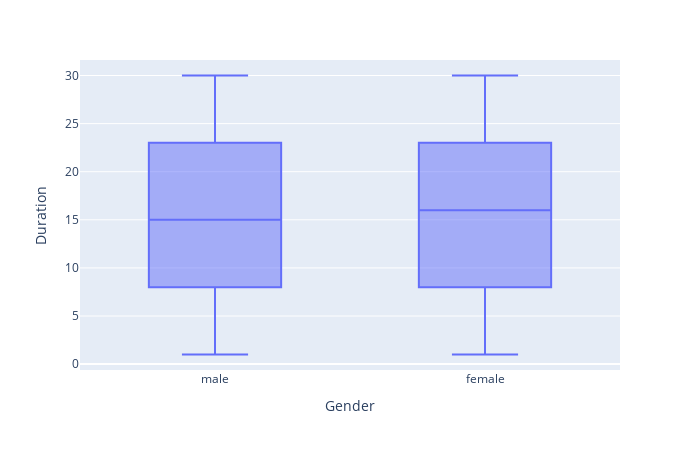

The code cell stored with this chart in its notebook:
### Markdown cell above
* As we can see, number of females are slightly higher than man but this distinction is not significant.we can say, in general, they are equal.


\
In this section, lets compare the exercise duration between males and females.

### Code cell
fig = px.box(exercise_train_data , x= "Gender" , y = "Duration")

fig.update_layout(      
    width=700,
    height=450,
)

fig.show()

### Figure 1 — Plotly figure (JSON) as saved in the notebook; plotly's stock layout.template omitted (floating-point values rounded to 4 significant figures; data arrays with more than 128 entries replaced by an {"elided": "..."} marker saying what was removed)
{"data": [{"alignmentgroup": "True", "hovertemplate": "Gender=%{x}<br>Duration=%{y}<extra></extra>", "legendgroup": "", "marker": {"color": "#636efa"}, "name": "", "notched": false, "offsetgroup": "", "orientation": "v", "showlegend": false, "type": "box", "x": {"elided": "12000 str values"}, "x0": " ", "xaxis": "x", "y": {"elided": "12000 int values"}, "y0": " ", "yaxis": "y"}], "layout": {"boxmode": "group", "height": 450, "legend": {"tracegroupgap": 0}, "margin": {"t": 60}, "width": 700, "xaxis": {"anchor": "y", "domain": [0, 1], "title": {"text": "Gender"}}, "yaxis": {"anchor": "x", "domain": [0, 1], "title": {"text": "Duration"}}}}
